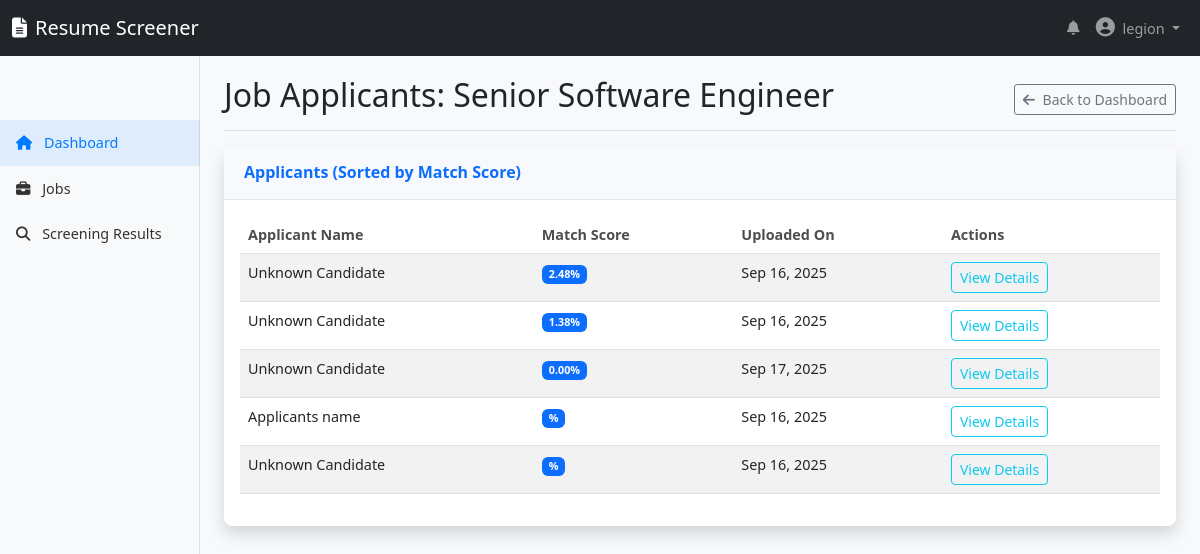
The app's page /jobs/job_details/1/ (signed in), older data.
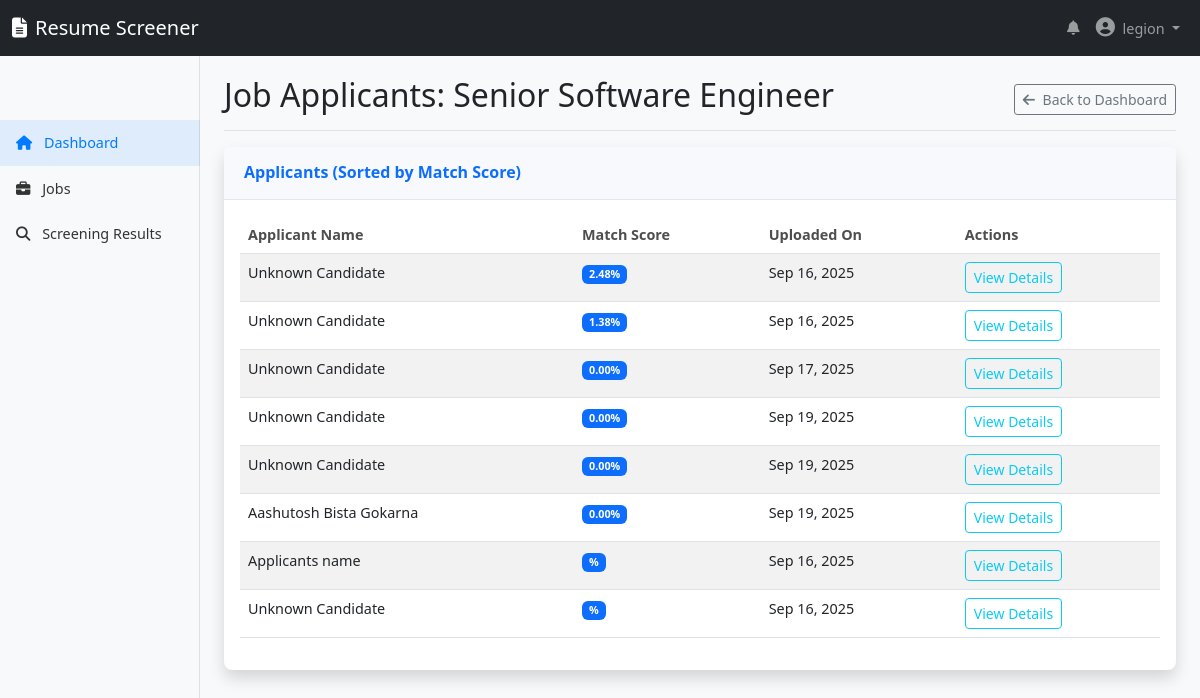
The same page, newer data.
### resumes/models.py (models this page shows, shortened)
class Resumes(models.Model):
    uploaded_by = models.ForeignKey(settings.AUTH_USER_MODEL, on_delete=models.CASCADE, related_name= 'resumes')
    resume_files = models.FileField(upload_to= "resume/")
    job = models.ForeignKey(Job, on_delete = models.SET_NULL,  null = True, blank = True, related_name='job_resumes')
    parsed_text = models.TextField(blank = True, null = True)
    candidate_name = models.CharField(max_length= 50, blank=True, null= True)
    email = models.EmailField(blank=True, null = True)
    skill = models.TextField(blank= True, null= True )
    phone = models.CharField(max_length= 50, blank=True, null= True)
    work_experience = models.TextField(blank=True, null=True)
    education = models.TextField(blank=True, null=True)
    uploaded_at = models.DateTimeField(auto_now_add=True)
    updated_at = models.DateTimeField(auto_now = True)
    ats_score = models.FloatField(blank=True, null= True)
    match_score = models.FloatField(blank=True, null= True)

### jobs/views.py (the view)
# urls.py: path('job_details/<int:job_id>/', job_veiws.job_details, name = 'job_details'),
@login_required
def job_details(request, job_id):
    job = get_object_or_404(Job, id = job_id)
    resumes = Resumes.objects.filter(job = job).order_by('-match_score')
    context = {
        'job' : job,
        'resumes' : resumes
    }
    return render(request, 'jobs/job_details.html', context)

### templates/jobs/job_details.html (shortened to what this page needs)
{% extends 'base/base.html' %}
{% load static %}
{% block content %}
    <div class="container-fluid">
        <div class="row">
            <main class="col-md-9 ms-sm-auto col-lg-10 px-md-4">
                <div class="d-flex justify-content-between flex-wrap flex-md-nowrap align-items-center pt-3 pb-2 mb-3 border-bottom">
                    <h1 class="h2">Job Applicants: {{ job.title }}</h1>
                    <div class="btn-toolbar mb-2 mb-md-0">
                        <a href="{% url 'accounts:dashboard' %}" class="btn btn-sm btn-outline-secondary">
                            <i class="fas fa-arrow-left me-1"></i> Back to Dashboard
                        </a>
                    </div>
                </div>
                <div class="row">
                    <div class="col-md-12">
                        <div class="card shadow mb-4">
                            <div class="card-header py-3">
                                <h6 class="m-0 font-weight-bold text-primary">Applicants (Sorted by Match Score)</h6>
                            </div>
                            <div class="card-body">
                                {% if resumes %}
                                <div class="table-responsive">
                                    <table class="table table-striped table-hover">
                                        <thead>
                                            <tr>
                                                <th>Applicant Name</th>
                                                <th>Match Score</th>
                                                <th>Uploaded On</th>
                                                <th>Actions</th>
                                            </tr>
                                        </thead>
                                        <tbody>
                                            {% for resume in resumes %}
                                            <tr>
                                                <td>{{ resume.candidate_name|default:"N/A" }}</td>
                                                <td><span class="badge bg-primary">{{ resume.match_score|floatformat:"2" }}%</span></td>
                                                <td>{{ resume.uploaded_at|date:"M d, Y" }}</td>
                                                <td>
                                                    <a href="{% url 'resumes:resume_details' resume.id %}" class="btn btn-sm btn-outline-info">View Details</a>
                                                </td>
                                            </tr>
                                            {% endfor %}
                                        </tbody>
                                    </table>
                                </div>
                                {% else %}
                                <p class="text-center text-muted">No resumes have been uploaded for this job yet.</p>
                                {% endif %}
                            </div>
                        </div>
                    </div>
                </div>
            </main>
        </div>
    </div>
{% endblock %}

Row changes from the older to the newer data that the page shows:
added Resumes: candidate_name "Unknown Candidate", match_score "0.00", uploaded_at "Sep 19, 2025"
added Resumes: candidate_name "Unknown Candidate", match_score "0.00", uploaded_at "Sep 19, 2025"
added Resumes: candidate_name "Aashutosh Bista Gokarna", match_score "0.00", uploaded_at "Sep 19, 2025"
